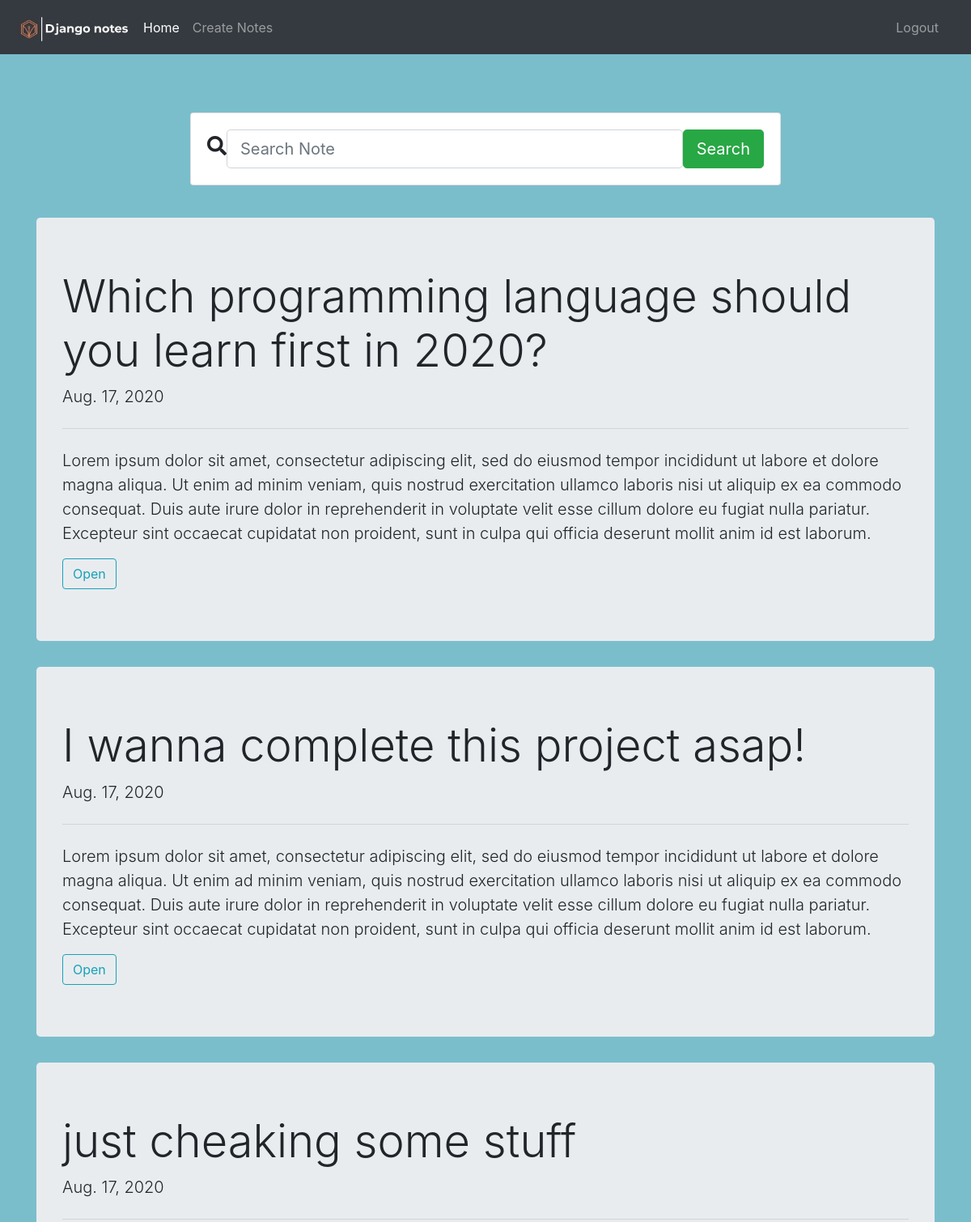
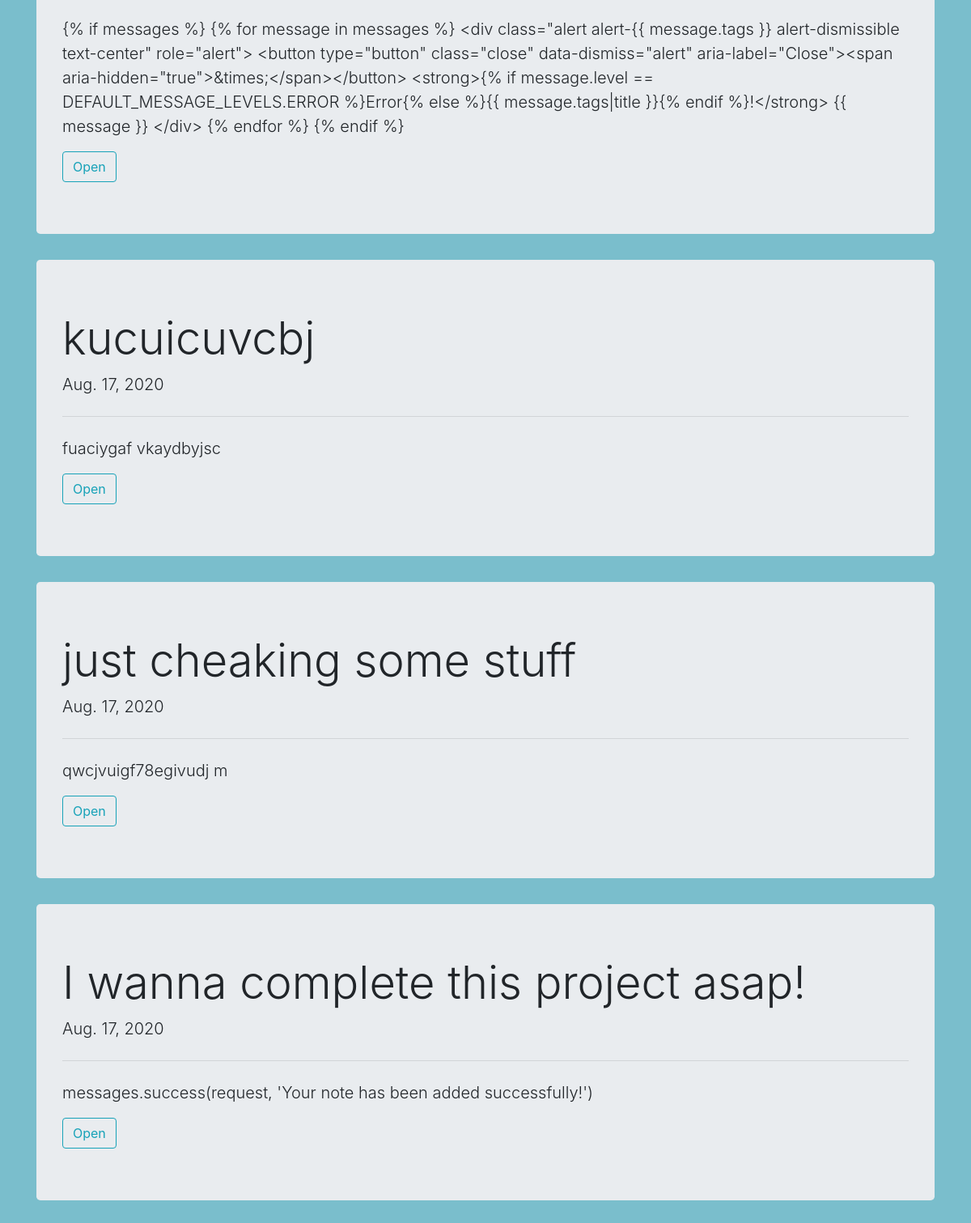
The page /home/1 (signed in) on the database its author committed (2 pictures, top to bottom).
### userdata/models.py (models this page shows)
class note(models.Model):
    title = models.CharField(max_length=512, null=True)
    note = models.TextField(null=True)
    date = models.DateField(auto_now_add=True, null=True)
    author = models.ForeignKey(User, on_delete=models.CASCADE)

### userdata/views.py (the view)
# urls.py: 2. Add a URL to urlpatterns:  path('', views.home, name='home')
@login_required
def home(request, pk):
    user = User.objects.get(id=pk)
    if user.id == request.user.id:
        noten = user.note_set.all()
        context = {
            'title': 'Home',
            'notes': noten
        }
        return render(request, 'userdata/home.html', context)
    else:
        return redirect(home, request.user.id)

### userdata/templates/userdata/home.html (shortened to what this page needs)
{% extends 'userdata/base.html' %}
{% load static %}
{% block content %}
<br>
<link href="//maxcdn.bootstrapcdn.com/bootstrap/4.1.1/css/bootstrap.min.css" rel="stylesheet" id="bootstrap-css">
<link rel="stylesheet" href="https://use.fontawesome.com/releases/v5.1.0/css/all.css">
<div class="container">
    <br/>
	<div class="row justify-content-center">
                        <div class="col-12 col-md-10 col-lg-8">
                            <form class="card card-sm">
                                <div class="card-body row no-gutters align-items-center">
                                    <div class="col-auto">
                                        <i class="fas fa-search h4 text-body"></i>
                                    </div>
                                    <div class="col">
                                        <input class="form-control form-control-lg form-control-borderless" type="search" placeholder="Search Note">
                                    </div>
                                    <div class="col-auto">
                                        <button class="btn btn-lg btn-success" type="submit">Search</button>
                                    </div>
                                </div>
                            </form>
                        </div>
                    </div>
</div>
<br>
{% if notes %}
{% for note1 in notes %}
<div class="container">
    <div class="row justify-content-center">
        <div class="col">
            <div class="jumbotron">
                <h1 class="display-4">{{note1.title}}</h1>
                <p class="lead">{{ note1.date }}</p>
                <hr class="my-4">
                <p class="lead">{{ note1.note }}</p>
                <a class="btn btn-outline-info" href="{% url 'view_note'  pk=note1.id %}">Open</a>
              </div>
        </div>
    </div>
</div>
{% endfor %}
{% endif %}
{% endblock %}

### userdata/templates/userdata/base.html (style rules this page uses)
.form-control-borderless { border: none; }
body, html { margin: 0; padding: 0; height: 100%; background: #7abecc !important; }

### rows shown on the page
note: title "Which programming language should you learn first in 2020?", date "Aug. 17, 2020", note "Lorem ipsum dolor sit amet, consectetur adipiscing elit, sed do eiusmod tempor incididunt ut labore et dolore magna aliqua. Ut enim ad minim veniam, quis nostrud exercitation ullamco laboris nisi ut aliquip ex ea commodo consequat. Duis aute irure dolor in reprehenderit in voluptate velit esse cillum dolore eu fugiat nulla pariatur. Excepteur sint occaecat cupidatat non proident, sunt in culpa qui officia deserunt mollit anim id est laborum."
note: title "I wanna complete this project asap!", date "Aug. 17, 2020", note "Lorem ipsum dolor sit amet, consectetur adipiscing elit, sed do eiusmod tempor incididunt ut labore et dolore magna aliqua. Ut enim ad minim veniam, quis nostrud exercitation ullamco laboris nisi ut aliquip ex ea commodo consequat. Duis aute irure dolor in reprehenderit in voluptate velit esse cillum dolore eu fugiat nulla pariatur. Excepteur sint occaecat cupidatat non proident, sunt in culpa qui officia deserunt mollit anim id est laborum."
note: title "just cheaking some stuff", date "Aug. 17, 2020", note "{% if messages %} {% for message in messages %} <div class=\"alert alert-{{ message.tags }} alert-dismissible text-center\" role=\"alert\"> <button type=\"button\" class=\"close\" data-dismiss=\"alert\" aria-label=\"Close\"><span aria-hidden=\"true\">&times;</span></button> <strong>{% if message.level == DEFAULT_MESSAGE_LEVELS.ERROR %}Error{% else %}{{ message.tags|title }}{% endif %}!</strong> {{ message }} </div> {% endfor %} {% endif %}"
note: title "kucuicuvcbj", date "Aug. 17, 2020", note "fuaciygaf vkaydbyjsc"
note: title "just cheaking some stuff", date "Aug. 17, 2020", note "qwcjvuigf78egivudj m"
note: title "I wanna complete this project asap!", date "Aug. 17, 2020", note "messages.success(request, 'Your note has been added successfully!')"
